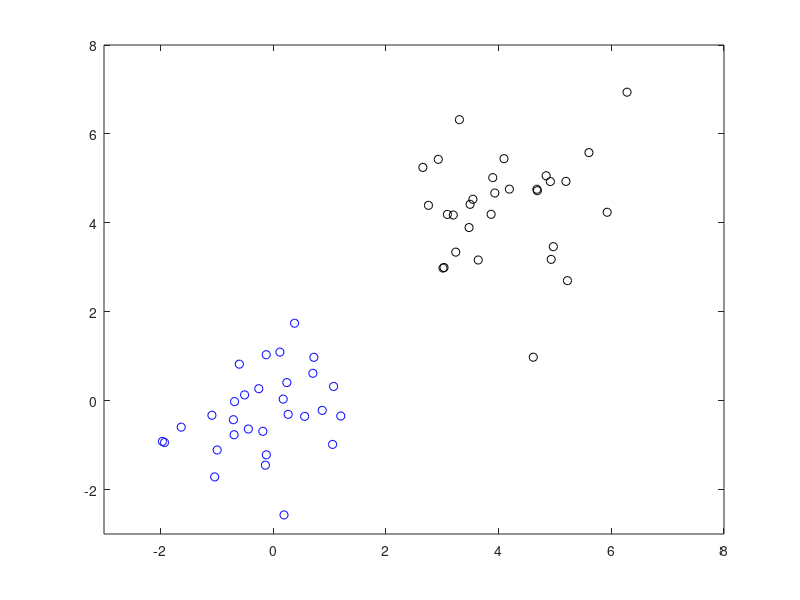

MATLAB code for this plot: (Note: this script raises an error after producing the figure.)
%% SVM分类器
clc;clear;

% kertype = 'linear';  % 线性核
kertype = 'rbf'; % 高斯核
dataNum = 30; % 数据个数/2
C = 10;  % 成本约束参数
epsilon = 1e-8; % 支持向量选择范围

%% 数据准备
% 两组坐标
dataLocal1 = randn(2,dataNum); % 2行N列矩阵, 元素服从正态分布
dataLocal2 = 4+randn(2,dataNum); % 2*N矩阵, 元素服从正态分布且均值为5，测试高斯核可x2 = 3+randn(2,n);
% 对应标签
dataTarget1 = ones(1,dataNum); %1*N个1
dataTarget2 = -ones(1,dataNum); %1*N个-1
% 显示
plot(dataLocal1(1,:),dataLocal1(2,:),'bo',dataLocal2(1,:),dataLocal2(2,:),'ko');
axis([-3 8 -3 8]);

%% SVM
%%% 获得支持向量
X = [dataLocal1,dataLocal2]; % 坐标集
Y = [dataTarget1,dataTarget2]; % 标签集
outSVM = func_svmTrain(X, Y, kertype, C, epsilon); % 训练

%%% 超平面判别
% 初始化超平面
[hyperLocal1,hyperLocal2] = meshgrid(-3:0.05:8,-3:0.05:8);  % 初始化超平面采样矩阵，网格采样点从-3到8,间隔0.05
[rows,cols] = size(hyperLocal1);
nt = rows*cols;
Xt = [reshape(hyperLocal1,1,nt); reshape(hyperLocal2,1,nt)]; % 超平面初始点集
% 判别
outTest = func_svmTest(outSVM, Xt, kertype);

%% 显示输出
hold on;
% 标记支持向量
plot(outSVM.Xsv(1,:),outSVM.Xsv(2,:),'r*');
% 绘制超平面
Yd = reshape(outTest.Y,rows,cols); % 将点集判别结果重新排列为采样点矩阵
contour(hyperLocal1,hyperLocal2,Yd); % 绘制登高线的方式将超平面-1/1的界限绘制出来
title('svm分类结果图');
hold off;

%% 获取支持向量
function outSVM = func_svmTrain(X, Y, kertype, C, epsilon)
    %%% 输入
    % X：坐标集 2*Num 值为坐标分布
    % Y：标签集 1*Num 值为-1/1标签
    % kertype：核函数类型 (线性核/高斯核)
    % C：成本约束参数
    % epsilon：支持向量选择范围  1e-8 
    %%% 输出支持向量
    % a：支持向量对应在二次规划下的解
    % Xsv：支持向量坐标
    % Ysv：支持向量标签
    % Num：支持向量个数
    
    %%% 二次规划求解
    % 使用quadprog具有线性约束的二次目标函数的求解器
    dataNum = length(Y); % 获取数据个数
    H = (Y'*Y) .*func_kernel(X,X,kertype); % 根据核函数计算数据二次目标项, 为对称实矩阵
    f = -ones( dataNum,1); % 线性目标项
    % 以 1/2*x'*H*x+f'*x表达式形式表示二次矩阵
    A = []; b = []; % 不等式约束 空
    Aeq = Y; % 线性等式约束, 类比标签
    beq = 0; % 线性等式约束 空
    lb = zeros( dataNum,1); % 下界
    ub = C *ones( dataNum,1); % 上界
    a0 = zeros( dataNum,1);  % 解的初始近似值
    options = optimset; % options为quadprog算法优化选项，创建默认值
    options.LargeScale = 'off'; % 大规模搜索, off表示规模搜索模式关闭
    options.Display = 'off'; % 不显示输出
    % 二次目标函数的求解
    % a为满足所有边界和线性约束的条件下对 1/2*x'*H*x + f'*x 进行最小化的向量
    a  = quadprog(H,f,A,b,Aeq,beq,lb,ub,a0,options);
    
    %%% 获得支持向量
    sv_label = find(abs(a)>epsilon); % epsilon<a<a(max)则认为x为支持向量
    outSVM.a = a(sv_label);
    outSVM.Xsv = X(:,sv_label); % 支持向量坐标
    outSVM.Ysv = Y(sv_label);
    outSVM.Num = length(sv_label);
end

%% 超平面分类
function outTest = func_svmTest(outSVM, Xt, kertype)
    %%% 输入
    % svm：支持向量
    % Xt：超平面点集
    % kertype：核函数
    %%%  输出
    % outTest.Y：超平面点集判别结果
    % outTest.score：判别值
    
    temp = (outSVM.a'.*outSVM.Ysv) *func_kernel(outSVM.Xsv, outSVM.Xsv, kertype); % 支持向量权重
    b = mean( outSVM.Ysv -temp);  % 支持向量权重与实际标签的差均值作为阈值
    w = (outSVM.a'.*outSVM.Ysv) *func_kernel(outSVM.Xsv, Xt, kertype); % 超平面点集权重
    Y = sign(w +b);  % 超平面点集分类判别
    
    outTest.score = w +b; % 超平面判别值
    outTest.Y = Y; % 超平面判别结果
end

%% 核函数
function out = func_kernel(X, Y, kertype)
    %X 维数*个数
    switch kertype
        case 'linear'   %线性核
            out = X'*Y;
        case 'rbf'      %高斯核
            delta = 5; % 核大小
            delta = delta*delta;
            XX = sum(X'.*X',2); %2表示将矩阵中的按行为单位进行求和
            YY = sum(Y'.*Y',2);
            XY = X'*Y;
            out = abs( repmat(XX,[1 size(YY,1)]) +repmat(YY',[size(XX,1), 1])-2*XY);
            out = exp(-out./delta);
    end
end
